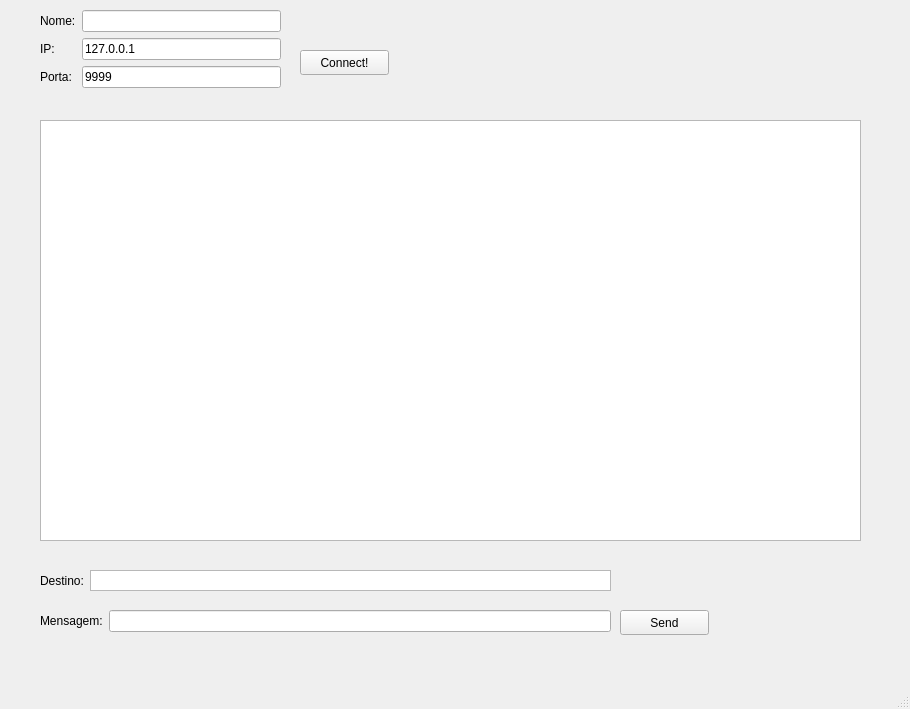
<?xml version="1.0" encoding="UTF-8"?>
<ui version="4.0">
 <class>Login</class>
 <widget class="QMainWindow" name="Login">
  <property name="geometry">
   <rect>
    <x>0</x>
    <y>0</y>
    <width>910</width>
    <height>709</height>
   </rect>
  </property>
  <property name="windowTitle">
   <string>MainWindow</string>
  </property>
  <widget class="QWidget" name="centralwidget">
   <widget class="QWidget" name="formLayoutWidget">
    <property name="geometry">
     <rect>
      <x>40</x>
      <y>10</y>
      <width>241</width>
      <height>95</height>
     </rect>
    </property>
    <layout class="QFormLayout" name="formLayout">
     <item row="2" column="0">
      <widget class="QLabel" name="label">
       <property name="text">
        <string>IP:</string>
       </property>
      </widget>
     </item>
     <item row="2" column="1">
      <widget class="QLineEdit" name="ipCon">
       <property name="text">
        <string>127.0.0.1</string>
       </property>
      </widget>
     </item>
     <item row="1" column="1">
      <widget class="QLineEdit" name="nomeUser"/>
     </item>
     <item row="1" column="0">
      <widget class="QLabel" name="label_3">
       <property name="text">
        <string>Nome:</string>
       </property>
      </widget>
     </item>
     <item row="3" column="0">
      <widget class="QLabel" name="label_2">
       <property name="text">
        <string>Porta:</string>
       </property>
      </widget>
     </item>
     <item row="3" column="1">
      <widget class="QLineEdit" name="portaCon">
       <property name="text">
        <string>9999</string>
       </property>
      </widget>
     </item>
    </layout>
   </widget>
   <widget class="QPushButton" name="ConnectButton">
    <property name="geometry">
     <rect>
      <x>300</x>
      <y>50</y>
      <width>89</width>
      <height>25</height>
     </rect>
    </property>
    <property name="text">
     <string>Connect!</string>
    </property>
   </widget>
   <widget class="QWidget" name="formLayoutWidget_2">
    <property name="geometry">
     <rect>
      <x>40</x>
      <y>610</y>
      <width>571</width>
      <height>41</height>
     </rect>
    </property>
    <layout class="QFormLayout" name="formLayout_2">
     <item row="1" column="0">
      <widget class="QLabel" name="label_4">
       <property name="text">
        <string>Mensagem:</string>
       </property>
      </widget>
     </item>
     <item row="1" column="1">
      <widget class="QLineEdit" name="mensagem"/>
     </item>
    </layout>
   </widget>
   <widget class="QWidget" name="formLayoutWidget_3">
    <property name="geometry">
     <rect>
      <x>40</x>
      <y>570</y>
      <width>571</width>
      <height>21</height>
     </rect>
    </property>
    <layout class="QFormLayout" name="formLayout_3">
     <item row="1" column="0">
      <widget class="QLabel" name="label_5">
       <property name="text">
        <string>Destino:</string>
       </property>
      </widget>
     </item>
     <item row="1" column="1">
      <widget class="QListWidget" name="destinoLista"/>
     </item>
    </layout>
   </widget>
   <widget class="QPushButton" name="sendButton">
    <property name="geometry">
     <rect>
      <x>620</x>
      <y>610</y>
      <width>89</width>
      <height>25</height>
     </rect>
    </property>
    <property name="text">
     <string>Send</string>
    </property>
   </widget>
   <widget class="QListView" name="listView">
    <property name="geometry">
     <rect>
      <x>40</x>
      <y>120</y>
      <width>821</width>
      <height>421</height>
     </rect>
    </property>
   </widget>
  </widget>
  <widget class="QMenuBar" name="menubar">
   <property name="geometry">
    <rect>
     <x>0</x>
     <y>0</y>
     <width>910</width>
     <height>22</height>
    </rect>
   </property>
  </widget>
  <widget class="QStatusBar" name="statusbar"/>
 </widget>
 <resources/>
 <connections/>
</ui>
